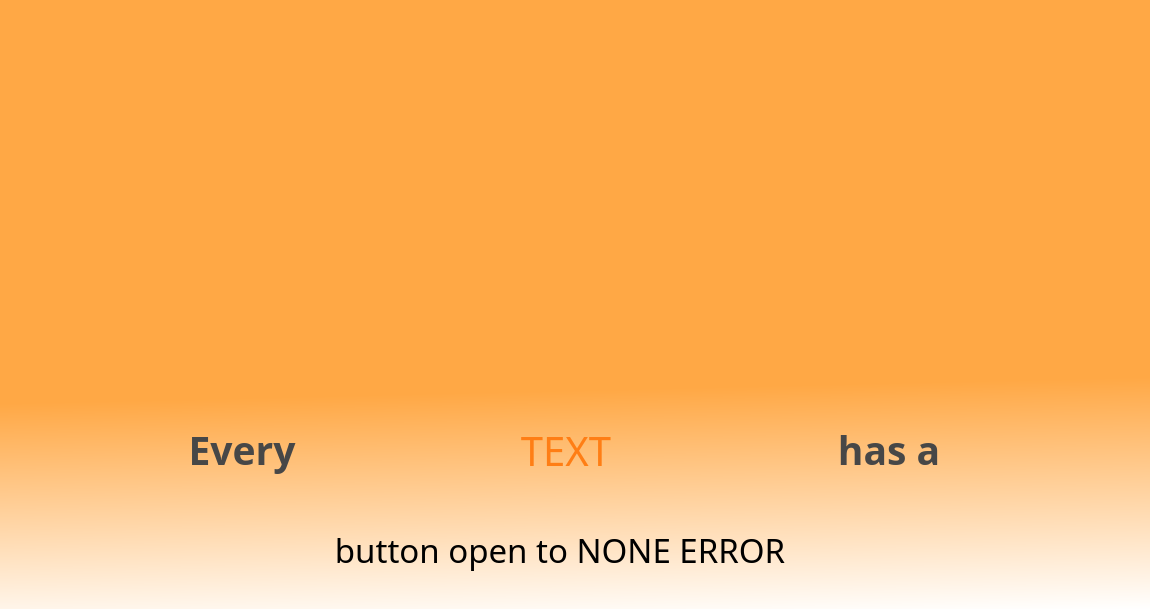
   <widget class="QWidget" name="home">
    <property name="styleSheet">
     <string notr="true">background-color: qlineargradient(spread:pad, x1:0.982955, y1:0.619, x2:1, y2:1, stop:0 rgba(255, 168, 69, 255), stop:1 rgba(255, 255, 255, 255));</string>
    </property>
    <widget class="QWidget" name="widget_title_2" native="true">
     <property name="geometry">
      <rect>
       <x>-10</x>
       <y>500</y>
       <width>1141</width>
       <height>100</height>
      </rect>
     </property>
     <property name="minimumSize">
      <size>
       <width>0</width>
       <height>100</height>
      </size>
     </property>
     <property name="maximumSize">
      <size>
       <width>16777215</width>
       <height>300</height>
      </size>
     </property>
     <property name="styleSheet">
      <string notr="true">background-color: rgba(255, 255, 255, 0);</string>
     </property>
     <layout class="QHBoxLayout" name="horizontalLayout_3">
      <property name="spacing">
       <number>0</number>
      </property>
      <property name="leftMargin">
       <number>0</number>
      </property>
      <property name="topMargin">
       <number>0</number>
      </property>
      <property name="rightMargin">
       <number>0</number>
      </property>
      <property name="bottomMargin">
       <number>0</number>
      </property>
      <item>
       <widget class="QLabel" name="label_4">
        <property name="sizePolicy">
         <sizepolicy hsizetype="Minimum" vsizetype="Preferred">
          <horstretch>0</horstretch>
          <verstretch>0</verstretch>
         </sizepolicy>
        </property>
        <property name="minimumSize">
         <size>
          <width>1100</width>
          <height>0</height>
         </size>
        </property>
        <property name="maximumSize">
         <size>
          <width>1100</width>
          <height>16777215</height>
         </size>
        </property>
        <property name="font">
         <font>
          <family>롯데리아 촵땡겨체</family>
          <pointsize>25</pointsize>
         </font>
        </property>
        <property name="text">
         <string>button open to NONE ERROR</string>
        </property>
        <property name="alignment">
         <set>Qt::AlignCenter</set>
        </property>
       </widget>
      </item>
     </layout>
    </widget>
    <widget class="QWidget" name="widget_4" native="true">
     <property name="geometry">
      <rect>
       <x>-10</x>
       <y>91</y>
       <width>1141</width>
       <height>309</height>
      </rect>
     </property>
     <property name="styleSheet">
      <string notr="true">background-color: rgba(255, 255, 255, 0);</string>
     </property>
     <layout class="QHBoxLayout" name="horizontalLayout_4">
      <property name="spacing">
       <number>0</number>
      </property>
      <property name="leftMargin">
       <number>0</number>
      </property>
      <property name="topMargin">
       <number>0</number>
      </property>
      <property name="rightMargin">
       <number>0</number>
      </property>
      <property name="bottomMargin">
       <number>0</number>
      </property>
      <item>
       <spacer name="horizontalSpacer_6">
        <property name="orientation">
         <enum>Qt::Horizontal</enum>
        </property>
        <property name="sizeHint" stdset="0">
         <size>
          <width>40</width>
          <height>20</height>
         </size>
        </property>
       </spacer>
      </item>
      <item>
       <widget class="QLabel" name="lb_click">
        <property name="minimumSize">
         <size>
          <width>350</width>
          <height>300</height>
         </size>
        </property>
        <property name="maximumSize">
         <size>
          <width>300</width>
          <height>250</height>
         </size>
        </property>
        <property name="text">
         <string/>
        </property>
        <property name="pixmap">
         <pixmap>../../../../../../../../.designer/IMG/click.png</pixmap>
        </property>
        <property name="scaledContents">
         <bool>true</bool>
        </property>
        <property name="alignment">
         <set>Qt::AlignCenter</set>
        </property>
       </widget>
      </item>
      <item>
       <spacer name="horizontalSpacer_7">
        <property name="orientation">
         <enum>Qt::Horizontal</enum>
        </property>
        <property name="sizeHint" stdset="0">
         <size>
          <width>40</width>
          <height>20</height>
         </size>
        </property>
       </spacer>
      </item>
     </layout>
    </widget>
    <widget class="QWidget" name="widget_title_1" native="true">
     <property name="geometry">
      <rect>
       <x>0</x>
       <y>400</y>
       <width>1131</width>
       <height>101</height>
      </rect>
     </property>
     <property name="styleSheet">
      <string notr="true">background-color: rgba(255, 255, 255, 0);</string>
     </property>
     <widget class="QWidget" name="layoutWidget">
      <property name="geometry">
       <rect>
        <x>0</x>
        <y>0</y>
        <width>1131</width>
        <height>100</height>
       </rect>
      </property>
      <layout class="QHBoxLayout" name="horizontalLayout_5">
       <item>
        <spacer name="horizontalSpacer_3">
         <property name="orientation">
          <enum>Qt::Horizontal</enum>
         </property>
         <property name="sizeHint" stdset="0">
          <size>
           <width>122</width>
           <height>98</height>
          </size>
         </property>
        </spacer>
       </item>
       <item>
        <widget class="QLabel" name="lb_left">
         <property name="minimumSize">
          <size>
           <width>200</width>
           <height>0</height>
          </size>
         </property>
         <property name="maximumSize">
          <size>
           <width>100</width>
           <height>16777215</height>
          </size>
         </property>
         <property name="font">
          <font>
           <family>롯데리아 촵땡겨체</family>
           <pointsize>29</pointsize>
           <weight>75</weight>
           <bold>true</bold>
          </font>
         </property>
         <property name="styleSheet">
          <string notr="true">color: rgb(71, 71, 71);</string>
         </property>
         <property name="text">
          <string>Every</string>
         </property>
         <property name="alignment">
          <set>Qt::AlignCenter</set>
         </property>
        </widget>
       </item>
       <item>
        <spacer name="horizontalSpacer">
         <property name="orientation">
          <enum>Qt::Horizontal</enum>
         </property>
         <property name="sizeType">
          <enum>QSizePolicy::Expanding</enum>
         </property>
         <property name="sizeHint" stdset="0">
          <size>
           <width>122</width>
           <height>98</height>
          </size>
         </property>
        </spacer>
       </item>
       <item>
        <widget class="QLabel" name="lb_middle">
         <property name="sizePolicy">
          <sizepolicy hsizetype="MinimumExpanding" vsizetype="MinimumExpanding">
           <horstretch>0</horstretch>
           <verstretch>0</verstretch>
          </sizepolicy>
         </property>
         <property name="minimumSize">
          <size>
           <width>150</width>
           <height>0</height>
          </size>
         </property>
         <property name="font">
          <font>
           <family>롯데리아 촵땡겨체</family>
           <pointsize>30</pointsize>
          </font>
         </property>
         <property name="styleSheet">
          <string notr="true">color: rgb(255, 126, 21);</string>
         </property>
         <property name="text">
          <string>TEXT</string>
         </property>
         <property name="alignment">
          <set>Qt::AlignCenter</set>
         </property>
        </widget>
       </item>
       <item>
        <spacer name="horizontalSpacer_2">
         <property name="orientation">
          <enum>Qt::Horizontal</enum>
         </property>
         <property name="sizeType">
          <enum>QSizePolicy::Expanding</enum>
         </property>
         <property name="sizeHint" stdset="0">
          <size>
           <width>122</width>
           <height>98</height>
          </size>
         </property>
        </spacer>
       </item>
       <item>
        <widget class="QLabel" name="lb_right">
         <property name="minimumSize">
          <size>
           <width>200</width>
           <height>0</height>
          </size>
         </property>
         <property name="font">
          <font>
           <family>롯데리아 촵땡겨체</family>
           <pointsize>29</pointsize>
           <weight>75</weight>
           <bold>true</bold>
          </font>
         </property>
         <property name="styleSheet">
          <string notr="true">color: rgb(71, 71, 71);</string>
         </property>
         <property name="text">
          <string>has a</string>
         </property>
         <property name="alignment">
          <set>Qt::AlignCenter</set>
         </property>
        </widget>
       </item>
       <item>
        <spacer name="horizontalSpacer_4">
         <property name="orientation">
          <enum>Qt::Horizontal</enum>
         </property>
         <property name="sizeHint" stdset="0">
          <size>
           <width>122</width>
           <height>98</height>
          </size>
         </property>
        </spacer>
       </item>
      </layout>
     </widget>
    </widget>
   </widget>
